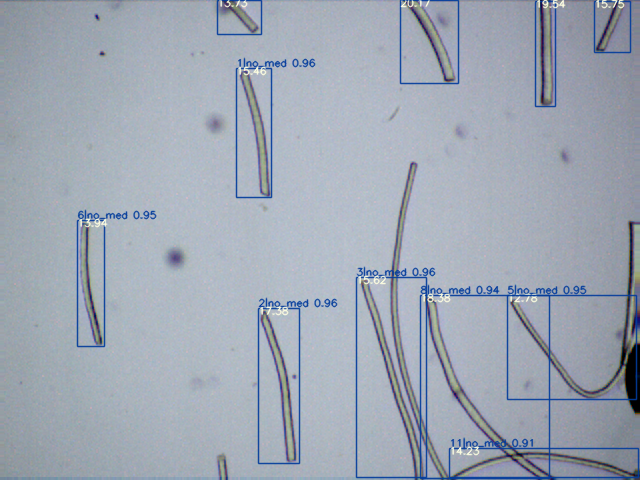
#> input picture C_1_3.png, 640 x 480 px
$ jupyter execute --allow-errors preprocess.ipynb
#> lines starting #> are read from the running program, lines starting #| are printed output that depends on the picture
[cell 1]
import plotly.express as px
import cv2 as cv

[cell 2]
img = cv.imread('C_1_3.png')
#> img is the input picture: shape (480, 640, 3); mean B, G, R 180.5, 167.7, 159.3
img = img[:,:,::-1]
fig = px.imshow(img)
fig.show()

[cell 3]
img.shape
#> Out = (480, 640, 3)

[cell 4]
x1,y1 = 238,70
x2,y2 = 270,196

cropped = img[y1:y2,x1:x2]
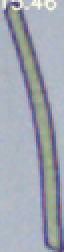
#> cropped: shape (126, 32, 3) (shown 2 times larger); mean R, G, B 161.3, 167.1, 177.7

px.imshow(cropped).show()

[cell 5]
def cropImage(img, bbox):
    x1,y1 = bbox[0],bbox[1]
    x2 = x1 + bbox[2]
    y2 = y1 + bbox[3]
    return img[y1:y2,x1:x2]

[cell 6]
import json

[cell 7]
img = cv.imread('C_1_30.png')
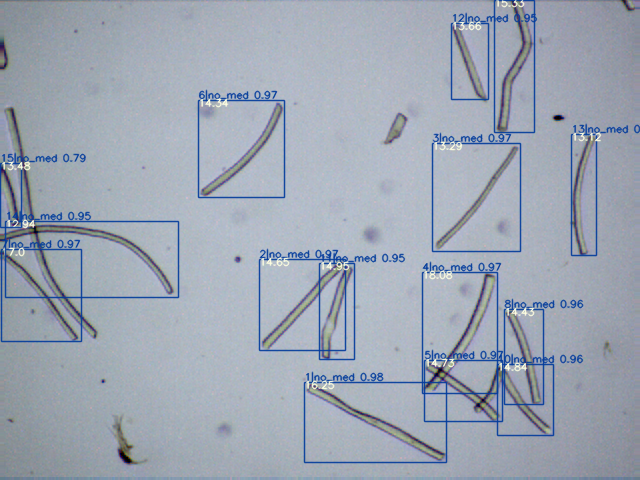
#> input picture C_1_30.png, 640 x 480 px
#> img is the input picture: shape (480, 640, 3); mean B, G, R 180.2, 166.7, 158
img = img[:,:,::-1]

#> (the rest of this cell did not finish here and is left out)
